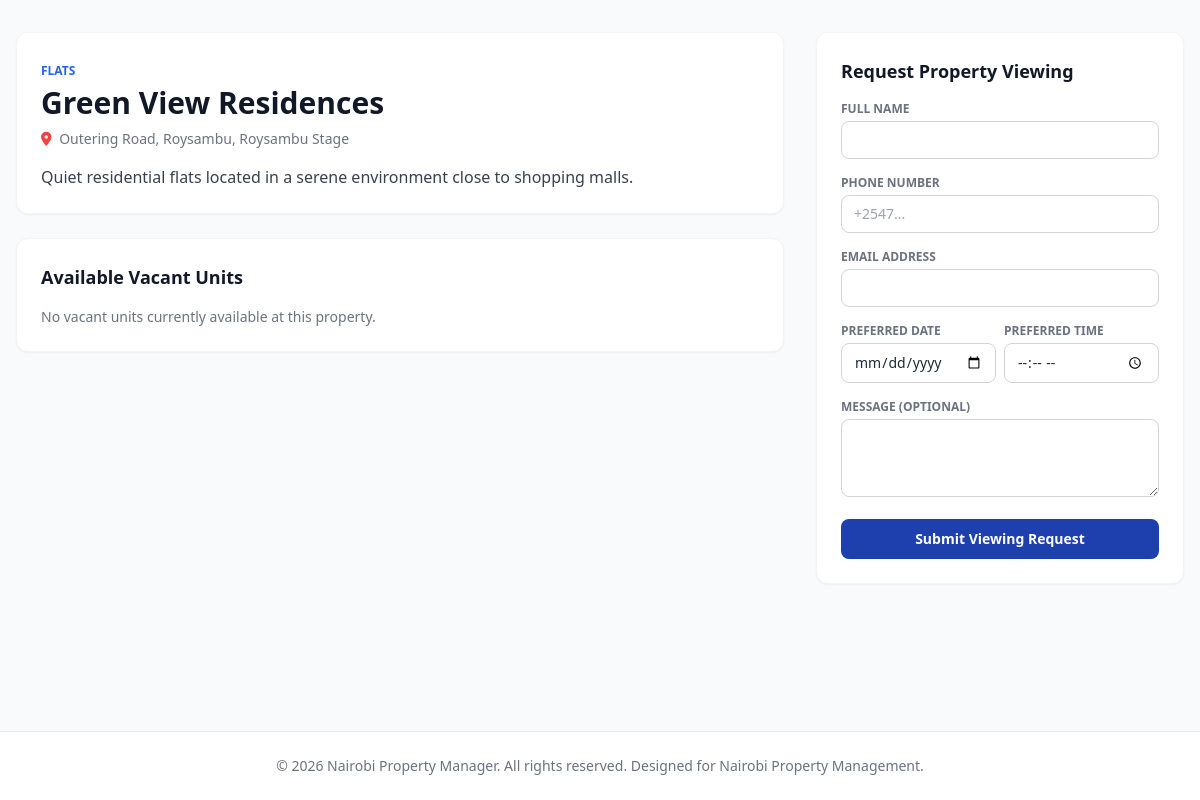
Screenshot of /property-details.php?id=2 with the database file from the repository.
### tables this page shows
CREATE TABLE properties (
    id INT AUTO_INCREMENT PRIMARY KEY,
    landlord_id INT NOT NULL,
    name VARCHAR(150) NOT NULL,
    property_type ENUM('Apartment', 'Flats', 'Bedsitters', 'Maisonettes', 'Townhouses', 'Commercial', 'Student Housing', 'Mixed Use', 'Single Family', 'Other') NOT NULL,
    description TEXT,
    location_id INT NOT NULL,
    physical_address VARCHAR(255) NOT NULL,
    latitude DECIMAL(10, 8) NULL,
    longitude DECIMAL(11, 8) NULL,
    number_of_units INT NOT NULL DEFAULT 0,
    year_built YEAR NULL,
    amenities TEXT,
    status ENUM('Active', 'Under Maintenance', 'Archived') DEFAULT 'Active',
    property_image VARCHAR(255) NULL,
    created_at TIMESTAMP DEFAULT CURRENT_TIMESTAMP,
    updated_at TIMESTAMP DEFAULT CURRENT_TIMESTAMP ON UPDATE CURRENT_TIMESTAMP,
    FOREIGN KEY (landlord_id) REFERENCES landlords(id) ON DELETE RESTRICT,
    FOREIGN KEY (location_id) REFERENCES locations(id) ON DELETE RESTRICT
);

CREATE TABLE locations (
    id INT AUTO_INCREMENT PRIMARY KEY,
    county VARCHAR(100) DEFAULT 'Nairobi',
    sub_county VARCHAR(100) NOT NULL,
    estate VARCHAR(100) NOT NULL,
    created_at TIMESTAMP DEFAULT CURRENT_TIMESTAMP
);

### includes/functions.php (called while the page is built, shortened)
<?php
function e($string) {
    return htmlspecialchars($string ?? '', ENT_QUOTES, 'UTF-8');
}

### public/property-details.php (the view, shortened to what this page needs)
<?php
require_once __DIR__ . '/../includes/functions.php';
$db = db();
$property_id = $_GET['id'] ?? 0;
$stmt = $db->prepare("SELECT p.*, l.estate, l.sub_county FROM properties p JOIN locations l ON p.location_id = l.id WHERE p.id = ?");
$stmt->execute([$property_id]);
$property = $stmt->fetch();
$units_stmt = $db->prepare("SELECT * FROM units WHERE property_id = ? AND status = 'Vacant'");
$units_stmt->execute([$property_id]);
$units = $units_stmt->fetchAll();
include __DIR__ . '/../includes/header.php';
?>
<div class="flex-1 flex flex-col bg-gray-50">
    <div class="max-w-7xl mx-auto px-4 py-8 w-full grid grid-cols-1 lg:grid-cols-3 gap-8">
        <div class="lg:col-span-2 space-y-6">
            <div class="bg-white p-6 rounded-xl border border-gray-100 shadow-sm">
                <span class="text-xs font-semibold text-accent uppercase"><?php echo e($property['property_type']); ?></span>
                <h1 class="text-3xl font-bold text-gray-900 mt-1"><?php echo e($property['name']); ?></h1>
                <p class="text-sm text-gray-500 mt-2"><i class="fa-solid fa-location-dot mr-1 text-red-500"></i> <?php echo e($property['physical_address'] . ', ' . $property['estate']); ?></p>
                <p class="text-gray-700 mt-4"><?php echo nl2br(e($property['description'])); ?></p>
            </div>
            <div class="bg-white p-6 rounded-xl border border-gray-100 shadow-sm">
                <h3 class="font-bold text-lg text-gray-900 mb-4">Available Vacant Units</h3>
                <div class="space-y-3">
                    <?php if (empty($units)): ?>
                        <p class="text-sm text-gray-500">No vacant units currently available at this property.</p>
                    <?php endif; ?>
                </div>
            </div>
        </div>
        <div>
            <div class="bg-white p-6 rounded-xl border border-gray-100 shadow-sm sticky top-20">
                <h3 class="font-bold text-lg text-gray-900 mb-4">Request Property Viewing</h3>
                <form method="POST" class="space-y-4">
                    <div>
                        <label class="block text-xs font-semibold text-gray-500 uppercase mb-1">Full Name</label>
                        <input type="text" name="visitor_name" required class="w-full px-3 py-2 border border-gray-300 rounded-lg text-sm focus:ring-2 focus:ring-primary outline-none">
                    </div>
                    <div>
                        <label class="block text-xs font-semibold text-gray-500 uppercase mb-1">Phone Number</label>
                        <input type="text" name="visitor_phone" required placeholder="+2547..." class="w-full px-3 py-2 border border-gray-300 rounded-lg text-sm focus:ring-2 focus:ring-primary outline-none">
                    </div>
                    <div>
                        <label class="block text-xs font-semibold text-gray-500 uppercase mb-1">Email Address</label>
                        <input type="email" name="visitor_email" required class="w-full px-3 py-2 border border-gray-300 rounded-lg text-sm focus:ring-2 focus:ring-primary outline-none">
                    </div>
                    <div class="grid grid-cols-2 gap-2">
                        <div>
                            <label class="block text-xs font-semibold text-gray-500 uppercase mb-1">Preferred Date</label>
                            <input type="date" name="preferred_date" required class="w-full px-3 py-2 border border-gray-300 rounded-lg text-sm focus:ring-2 focus:ring-primary outline-none">
                        </div>
                        <div>
                            <label class="block text-xs font-semibold text-gray-500 uppercase mb-1">Preferred Time</label>
                            <input type="time" name="preferred_time" required class="w-full px-3 py-2 border border-gray-300 rounded-lg text-sm focus:ring-2 focus:ring-primary outline-none">
                        </div>
                    </div>
                    <div>
                        <label class="block text-xs font-semibold text-gray-500 uppercase mb-1">Message (Optional)</label>
                        <textarea name="message" rows="3" class="w-full px-3 py-2 border border-gray-300 rounded-lg text-sm focus:ring-2 focus:ring-primary outline-none"></textarea>
                    </div>
                    <button type="submit" class="w-full bg-primary hover:bg-blue-800 text-white font-semibold py-2.5 rounded-lg transition text-sm">
                        Submit Viewing Request
                    </button>
                </form>
            </div>
        </div>
    </div>
</div>
<?php include __DIR__ . '/../includes/footer.php'; ?>

### rows the page displays
properties: property_type "FLATS", name "Green View Residences", physical_address.estate "Outering Road, Roysambu, Roysambu Stage", description "Quiet residential flats located in a serene environment close to shopping malls."

### other values shown
APP_NAME "Nairobi Property Manager"
